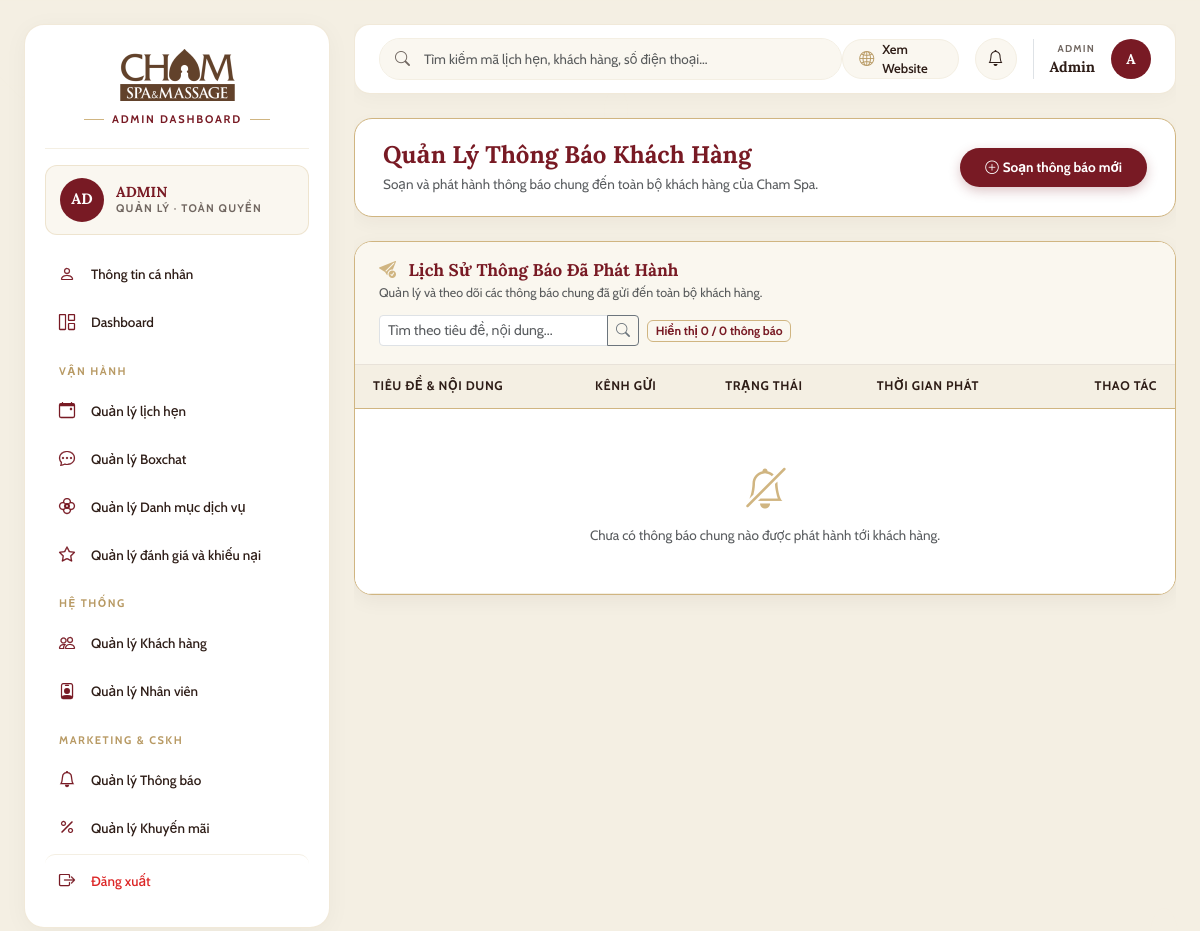
The page /marketing/manage/ (signed in) on the database its author committed.
### core/models.py (models this page shows, shortened)
class User(AbstractUser):
    name = models.CharField(max_length=255, verbose_name="Họ và tên")
    email = models.EmailField(max_length=255, unique=True, verbose_name="Địa chỉ Email")
    phone = models.CharField(max_length=20, unique=True, verbose_name="Số điện thoại (Unique)")
    is_active = models.BooleanField(default=True, verbose_name="Trạng thái tài khoản (True=Hoạt động, False=Đã khóa)")
    updated_at = models.DateTimeField(auto_now=True, verbose_name="Thời điểm cập nhật gần nhất")
    class Meta:
        db_table = "chamspa_user"
        verbose_name = "Người dùng"
        verbose_name_plural = "MOD-05: 1. Người dùng (Users)"

### marketing/views.py (the view)
# urls.py: path('manage/', views.admin_notifications_view, name='admin_management'),
@login_required
def admin_notifications_view(request):
    if not request.user.is_superuser:
        if request.method == 'POST':
            raise PermissionDenied("Bạn không có quyền quản trị thông báo.")
        messages.error(request, "Bạn không có quyền truy cập vào khu vực Quản trị Thông báo.")
        return redirect('marketing:notifications')
    if request.method == 'POST':
        return _handle_admin_notifications_post(request)
    ensure_sample_notifications_for_roles()
    search_kw = request.GET.get('q', '').strip()
    qs = (
        Notification.objects.filter(
            user__is_staff=False,
            user__is_superuser=False,
            notification_code__regex=r'^TB-\d+',
        )
        .select_related('promotion')
        .order_by('-created_at')
    )
    if search_kw:
        qs = qs.filter(Q(title__icontains=search_kw) | Q(content__icontains=search_kw))
    seen_broadcasts = set()
    broadcast_items = []
    for notif in qs:
        key = (notif.title, notif.content)
        if key not in seen_broadcasts:
            seen_broadcasts.add(key)
            broadcast_items.append(notif)
    notif_paginator = Paginator(broadcast_items, 15)
    notif_page = notif_paginator.get_page(request.GET.get('page', 1))
    promotions = Promotion.objects.filter(status='Đang hoạt động').order_by('-created_at')
    context = {
        'base_layout': 'layouts/admin_layout.html',
        'notifications': notif_page,
        'total_broadcasts': len(broadcast_items),
        'promotions': promotions,
        'search_kw': search_kw,
    }
    return render(request, 'marketing/admin_notifications.html', context)

### marketing/utils.py (called while the page is built)
def ensure_sample_notifications_for_roles():
    return 0

### templates/marketing/admin_notifications.html (shortened to what this page needs)
{% extends "layouts/admin_layout.html" %}
{% load static %}
{% block body_class %}page-marketing-admin-notifications{% endblock %}
{% block admin_content %}
<div class="marketing-admin-container">
    <div class="admin-mkt-header">
        <div>
            <h1 class="admin-mkt-title">Quản Lý Thông Báo Khách Hàng</h1>
            <p class="text-muted mb-0" style="font-size: 13.5px;">Soạn và phát hành thông báo chung đến toàn bộ khách hàng của Cham Spa.</p>
        </div>
        <div class="d-flex align-items-center gap-2">
            <button type="button" class="btn px-4 py-2" data-bs-toggle="modal" data-bs-target="#modalCreateNotification" style="background-color: #781A24; color: #FFFFFF; font-weight: 700; border-radius: 999px; font-size: 13.5px; box-shadow: 0 4px 12px rgba(120, 26, 36, 0.25);">
                <i class="bi bi-plus-circle me-1"></i>Soạn thông báo mới
            </button>
        </div>
    </div>
    <div class="cham-table-card">
        <div class="cham-table-card-header">
            <div>
                <h5 class="font-serif fw-bold mb-1" style="color: #781A24; font-size: 17px;">
                    <i class="bi bi-send-check-fill me-2" style="color: #D0B581;"></i>
                    Lịch Sử Thông Báo Đã Phát Hành
                </h5>
                <div class="text-muted" style="font-size: 12.5px;">Quản lý và theo dõi các thông báo chung đã gửi đến toàn bộ khách hàng.</div>
            </div>
            <div class="d-flex align-items-center gap-2 flex-wrap">
                <form method="GET" class="d-flex align-items-center gap-2">
                    <div class="input-group input-group-sm" style="width: 260px;">
                        <input type="text" name="q" value="{{ search_kw }}" class="form-control" placeholder="Tìm theo tiêu đề, nội dung...">
                        <button class="btn btn-outline-secondary" type="submit"><i class="bi bi-search"></i></button>
                    </div>
                </form>
                <span class="badge" style="background-color: #FAF7EF; color: #781A24; border: 1px solid #D0B581; font-size: 12px;">
                    Hiển thị {{ notifications.object_list|length }} / {{ total_broadcasts }} thông báo
                </span>
            </div>
        </div>
        <div class="table-responsive">
            <table class="table cham-table mb-0 align-middle">
                <thead>
                    <tr>
                        <th>Tiêu đề & Nội dung</th>
                        <th>Kênh gửi</th>
                        <th>Trạng thái</th>
                        <th>Thời gian phát</th>
                        <th class="text-end">Thao tác</th>
                    </tr>
                </thead>
                <tbody id="notificationTableBody">
                    {% for notif in notifications %}
                        <tr id="notif-row-{{ notif.id }}">
                            <td style="max-width: 440px;">
                                <div class="fw-bold text-dark mb-1" style="font-size: 13.5px;">{{ notif.title }}</div>
                                <div class="text-muted text-truncate" style="font-size: 12.5px;" title="{{ notif.content }}">
                                    {{ notif.content }}
                                </div>
                                {% if notif.promotion %}
                                    <div class="mt-1">
                                        <span class="badge bg-warning-subtle text-warning-emphasis border border-warning-subtle" style="font-size: 10.5px;">
                                            <i class="bi bi-gift me-1"></i>KM: {{ notif.promotion.title }}
                                        </span>
                                    </div>
                                {% endif %}
                            </td>
                            <td>
                                <span class="badge bg-light text-dark border px-2 py-1" style="font-size: 11px;">
                                    <i class="bi bi-app-indicator me-1 text-danger"></i>{{ notif.delivery_channels|default:"In-App" }}
                                </span>
                            </td>
                            <td>
                                <span class="badge bg-success-subtle text-success border border-success-subtle px-2 py-1" style="font-size: 11.5px;">
                                    <i class="bi bi-check2-all me-1"></i>{{ notif.status|default:"Đã gửi" }}
                                </span>
                            </td>
                            <td style="font-size: 12.5px; color: #716761;">
                                {{ notif.created_at|date:"d/m/Y H:i" }}
                            </td>
                            <td class="text-end">
                                <form method="POST" action="{% url 'marketing:admin_notifications' %}" class="d-inline" onsubmit="return confirm('Bạn có chắc chắn muốn xóa thông báo này khỏi lịch sử gửi khách hàng?')">
                                    {% csrf_token %}
                                    <input type="hidden" name="action" value="delete_notification">
                                    <input type="hidden" name="notification_id" value="{{ notif.id }}">
                                    <input type="hidden" name="scope" value="broadcast">
                                    <button type="submit" class="btn btn-sm btn-outline-danger" title="Xóa thông báo">
                                        <i class="bi bi-trash"></i>
                                    </button>
                                </form>
                            </td>
                        </tr>
                    {% empty %}
                        <tr>
                            <td colspan="5" class="text-center py-5 text-muted">
                                <i class="bi bi-bell-slash fs-1 d-block mb-2" style="color: #D0B581;"></i>
                                Chưa có thông báo chung nào được phát hành tới khách hàng.
                            </td>
                        </tr>
                    {% endfor %}
                </tbody>
            </table>
        </div>
    </div>
</div>
{% endblock %}

### templates/components/sidebar_admin.html (shortened to what this page needs)
{% load static %}
<aside class="admin-sidebar">
    <div class="sidebar-brand-lockup">
        <a href="{% url 'dashboard:admin' %}">
            <img src="{% static 'images/chamspa-logo.png' %}" alt="Cham Spa Logo">
        </a>
        <div>
            <span class="workspace-badge-label">ADMIN DASHBOARD</span>
        </div>
    </div>
    <div class="admin-identity-card">
        <div class="admin-avatar">{{ user.name|default:user.username|default:"Admin"|slice:":2"|upper }}</div>
        <div>
            <div class="admin-name">{{ user.name|default:user.username|default:"ADMIN"|upper }}</div>
            <div class="admin-role">QUẢN LÝ · TOÀN QUYỀN</div>
        </div>
    </div>
    <nav class="d-flex flex-column gap-1">
        <a href="{% url 'accounts:profile' %}" class="sidebar-nav-item {% if request.resolver_match.url_name == 'profile' %}active{% endif %}" data-nav-target="Thông tin cá nhân">
            <div class="d-flex align-items-center gap-3">
                <i class="bi bi-person fs-6"></i>
                <span>Thông tin cá nhân</span>
            </div>
        </a>
        <a href="{% url 'dashboard:admin' %}" class="sidebar-nav-item" data-nav-target="Dashboard">
            <div class="d-flex align-items-center gap-3">
                <i class="bi bi-grid-1x2 fs-6"></i>
                <span>Dashboard</span>
            </div>
        </a>
        <div class="sidebar-category-label">VẬN HÀNH</div>
        <a href="{% url 'appointment:admin_appointments' %}" class="sidebar-nav-item " data-nav-target="Quản lý lịch hẹn">
            <div class="d-flex align-items-center gap-3">
                <i class="bi bi-calendar-event fs-6"></i>
                <span>Quản lý lịch hẹn</span>
            </div>
        </a>
        <a href="{% url 'chatbox:admin_monitor' %}" class="sidebar-nav-item {% if request.resolver_match.app_name == 'chatbox' %}active{% endif %}" data-nav-target="Quản lý Boxchat">
            <div class="d-flex align-items-center gap-3">
                <i class="bi bi-chat-dots fs-6"></i>
                <span>Quản lý Boxchat</span>
            </div>
        </a>
        <a href="{% url 'services:service_admin' %}" class="sidebar-nav-item" data-nav-target="Quản lý Danh mục dịch vụ">
            <div class="d-flex align-items-center gap-3">
                <i class="bi bi-flower2 fs-6"></i>
                <span>Quản lý Danh mục dịch vụ</span>
            </div>
        </a>
        <a href="{% url 'feedbacks:admin_management' %}" class="sidebar-nav-item {% if request.resolver_match.app_name == 'feedbacks' %}active{% endif %}" data-nav-target="Quản lý đánh giá và khiếu nại">
            <div class="d-flex align-items-center gap-3">
                <i class="bi bi-star fs-6"></i>
                <span>Quản lý đánh giá và khiếu nại</span>
            </div>
        </a>
        <div class="sidebar-category-label">HỆ THỐNG</div>
        <a href="{% url 'accounts:admin_customer_list' %}" class="sidebar-nav-item {% if 'admin_customer' in request.resolver_match.url_name %}active{% endif %}" data-nav-target="Quản lý Khách hàng">
            <div class="d-flex align-items-center gap-3">
                <i class="bi bi-people fs-6"></i>
                <span>Quản lý Khách hàng</span>
            </div>
        </a>
        <a href="{% url 'accounts:admin_staff_list' %}" class="sidebar-nav-item {% if 'admin_staff' in request.resolver_match.url_name %}active{% endif %}" data-nav-target="Quản lý Nhân viên">
            <div class="d-flex align-items-center gap-3">
                <i class="bi bi-person-badge fs-6"></i>
                <span>Quản lý Nhân viên</span>
            </div>
        </a>
        <div class="sidebar-category-label">MARKETING & CSKH</div>
        <a href="{% url 'marketing:admin_notifications' %}" class="sidebar-nav-item " data-nav-target="Quản lý Thông báo">
            <div class="d-flex align-items-center gap-3">
                <i class="bi bi-bell fs-6"></i>
                <span>Quản lý Thông báo</span>
            </div>
        </a>
        <a href="{% url 'marketing:admin_promotions' %}" class="sidebar-nav-item " data-nav-target="Quản lý Khuyến mãi">
            <div class="d-flex align-items-center gap-3">
                <i class="bi bi-percent fs-6"></i>
                <span>Quản lý Khuyến mãi</span>
            </div>
        </a>
        <a href="{% url 'accounts:logout' %}" class="sidebar-nav-item sidebar-logout-item">
            <div class="d-flex align-items-center gap-3">
                <i class="bi bi-box-arrow-right fs-6"></i>
                <span>Đăng xuất</span>
            </div>
        </a>
    </nav>
</aside>

### templates/components/topbar_workspace.html (shortened to what this page needs)
{% load static %}
<header class="workspace-topbar">
    <div class="workspace-search-box">
        <input type="text" class="form-control" placeholder="Tìm kiếm mã lịch hẹn, khách hàng, số điện thoại...">
    </div>
    <div class="d-flex align-items-center gap-3">
        <a href="{% url 'home' %}" class="btn-workspace-view-web text-decoration-none" title="Xem giao diện Website khách hàng">
            <i class="bi bi-globe2"></i>
            <span>Xem Website</span>
        </a>
        <div class="cham-notif-dropdown-wrapper position-relative">
            <button class="workspace-bell-btn" type="button" title="Thông báo hệ thống" aria-label="Thông báo" id="workspaceBellBtn">
                <i class="bi bi-bell"></i>
            </button>
        </div>
        <div class="profile-dropdown-container">
            <div class="d-flex align-items-center gap-3 ps-3 border-start" style="cursor: pointer;" title="Tài khoản cá nhân & Phân quyền">
                <div class="text-end d-none d-sm-block">
                    <div style="font-size: 10px; font-weight: 700; letter-spacing: 1.2px; color: var(--cham-muted); text-transform: uppercase;">
                        {% if user.is_superuser %}ADMIN{% elif user.is_staff %}STAFF{% else %}CUSTOMER{% endif %}
                    </div>
                    <div style="font-family: var(--font-serif); font-size: 14.5px; font-weight: 700; color: var(--cham-dark);">
                        {{ user.name|default:user.username|default:"Tài khoản" }}
                    </div>
                </div>
                <div class="admin-avatar" style="width: 40px; height: 40px; font-size: 14px;">
                    {{ user.name|default:user.username|default:"U"|make_list|first|upper }}
                </div>
            </div>
        </div>
    </div>
</header>

### rows shown on the page
User: name "AD", name "ADMIN", name "Admin", name|make_list "A"

### other values the page prints
{{ notifications.object_list|length }} "0"
{{ total_broadcasts }} "0"
